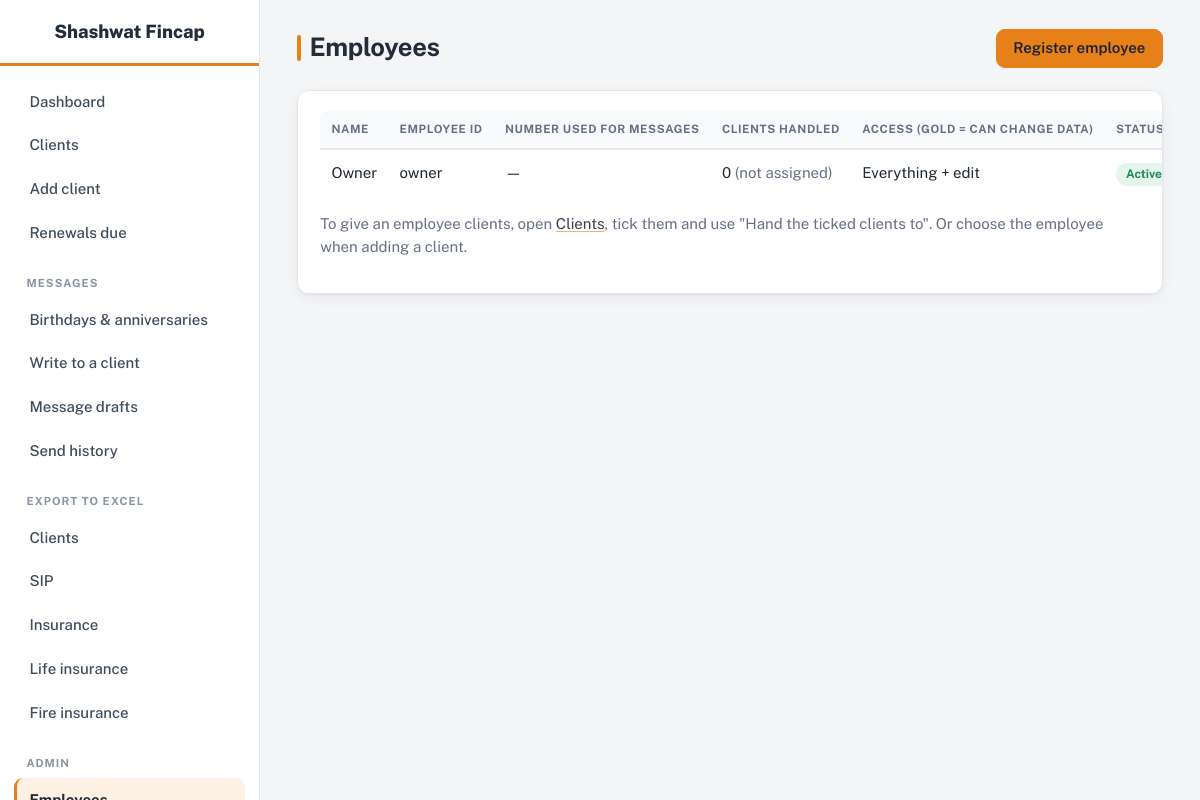
Page /employees (signed in) on the committed database.
### models.py (models this page shows, shortened)
class User(UserMixin, db.Model):
    id = db.Column(db.Integer, primary_key=True)
    username = db.Column(db.String(60), unique=True, nullable=False)
    full_name = db.Column(db.String(120), default="")
    password_hash = db.Column(db.String(255), nullable=False)
    role = db.Column(db.String(20), default="employee")  # owner | employee
    is_active_user = db.Column(db.Boolean, default=True)
    perms = db.Column(db.String(200), default="")  # comma separated keys of PERMISSIONS
    mobile = db.Column(db.String(20))        # number shown to clients / used for this employee's WhatsApp
    email = db.Column(db.String(150))        # used as Reply-To on emails sent for this employee's clients
    smtp_password = db.Column(db.String(500))  # this mailbox's password (stored encrypted)
    wa_phone_id = db.Column(db.String(40))   # optional: WhatsApp Business API phone-number ID of this employee
    created_at = db.Column(db.DateTime, default=datetime.utcnow)
    @property
    def is_active(self):
        return self.is_active_user
    @property
    def is_owner(self):
        return self.role == "owner"
    def can(self, perm):
        return self.is_owner or perm in (self.perms or "").split(",")

### app.py (the view)
@app.route("/employees")
@owner_required
def employees():
    counts = dict(db.session.query(Client.assigned_to, func.count(Client.id)).group_by(Client.assigned_to).all())
    return render_template("employees.html", users=User.query.order_by(User.role, User.username).all(),
                           counts=counts)

### app.py (called while the page is built)
@login_manager.user_loader
def load_user(uid):
    return db.session.get(User, int(uid))

def today():
    return (datetime.utcnow() + timedelta(hours=5, minutes=30)).date()

def owner_required(f):
    @wraps(f)
    def w(*a, **k):
        if not current_user.is_authenticated:
            return login_manager.unauthorized()
        if not current_user.is_owner:
            abort(403)
        return f(*a, **k)
    return w

def logo_url():
    for ext in ("png", "svg", "jpg", "jpeg", "webp"):
        if os.path.exists(os.path.join(app.static_folder, f"logo.{ext}")):
            return url_for("static", filename=f"logo.{ext}")
    return os.getenv("LOGO_URL") or DEFAULT_LOGO

def email_enabled():
    if messaging.email_configured():
        return True
    try:
        return db.session.query(User.id).filter(User.smtp_password.isnot(None)).first() is not None
    except Exception:  # noqa
        db.session.rollback()
        return False

@app.context_processor
def inject():
    return dict(COMPANY=COMPANY, WEBSITE=WEBSITE, today=today(), logo=logo_url(), shared_mail=SHARED_MAIL,
                email_ok=email_enabled(), wa_api_ok=messaging.whatsapp_api_configured())

@app.after_request
def headers(resp):
    resp.headers["X-Frame-Options"] = "DENY"
    resp.headers["X-Content-Type-Options"] = "nosniff"
    resp.headers["Referrer-Policy"] = "same-origin"
    return resp

### messaging.py (called while the page is built)
def _smtp_settings():
    user = (os.getenv("SMTP_USER") or "").strip()
    pw = (os.getenv("SMTP_PASSWORD") or "").replace(" ", "")  # Google shows the App Password with spaces
    return user, pw

def email_api_provider():
    p = (os.getenv("EMAIL_API") or "").strip().lower()
    if p == "gmail":
        need = ("GMAIL_CLIENT_ID", "GMAIL_CLIENT_SECRET", "GMAIL_REFRESH_TOKEN")
        return "gmail" if all((os.getenv(k) or "").strip() for k in need) else ""
    return p if p in ("resend", "brevo") and (os.getenv("EMAIL_API_KEY") or "").strip() else ""

def email_configured():
    if email_api_provider():
        return True
    user, pw = _smtp_settings()
    placeholder = user.startswith("youraddress") or pw.startswith("your-16")
    return bool(user and pw and not placeholder)

def whatsapp_api_configured():
    return bool(os.getenv("WHATSAPP_TOKEN"))

### templates/employees.html (shortened to what this page needs)
{% extends "base.html" %}{% block title %}Employees{% endblock %}
{% block content %}
<div class="topbar"><h1>Employees</h1><a class="btn gold" href="{{ url_for('employee_edit') }}">Register employee</a></div>
<div class="panel scroll"><table class="t"><thead><tr><th>Name</th><th>Employee ID</th><th>Number used for messages</th><th>Clients handled</th><th>Access (gold = can change data)</th><th>Status</th><th></th></tr></thead><tbody>
{% for u in users %}
<tr><td>{{ u.full_name or '—' }}</td><td>{{ u.username }}</td>
<td>{{ u.mobile or '—' }}{% if u.email %}<br><span class="muted">{{ u.email }}</span>{% endif %}</td>
<td>{% if u.is_owner %}{{ counts.get(None, 0) }} <span class="muted">(not assigned)</span>{% else %}<a href="{{ url_for('clients', handler=u.id) }}">{{ counts.get(u.id, 0) }}</a>{% endif %}</td>
<td>{% if u.is_owner %}Everything + edit{% else %}{% for p in (u.perms or '').split(',') if p %}<span class="pill {{ 'warn' if p in PERM_ACT else '' }}">{{ p|title }}</span> {% else %}<span class="muted">Dashboard only</span>{% endfor %}{% endif %}</td>
<td><span class="pill {{ 'ok' if u.is_active_user else 'bad' }}">{{ 'Active' if u.is_active_user else 'Disabled' }}</span></td>
</tr>
{% endfor %}</tbody></table>
<p class="muted">To give an employee clients, open <a href="{{ url_for('clients') }}">Clients</a>, tick them and use "Hand the ticked clients to". Or choose the employee when adding a client.</p></div>
{% endblock %}

### static/style.css (style rules this page uses)
:root { --accent:#e8801a; --accent-dark:#cf6d0c; --accent-soft:#fdf1e3; --brand:#33414f; --brand-dark:#222d38; --bg:#f4f5f7; --card:#ffffff; --line:#e3e6ea; --line-strong:#cfd5dc; --text:#1f2933; --muted:#667085; --ok:#1f8a5b; --bad:#c0392b; --radius:12px; --shadow:0 1px 2px rgba(16,24,40,.05),0 4px 14px rgba(16,24,40,.05); --ink:var(--brand); --ink-2:var(--brand-dark); --brass:var(--accent); --brass-soft:var(--accent-soft); --paper:var(--bg); }
* { box-sizing:border-box }
html { scroll-behavior:smooth }
body { margin:0;font-family:"Public Sans",system-ui,-apple-system,"Segoe UI",sans-serif;background:var(--bg);color:var(--text);font-size:15px;line-height:1.55;-webkit-font-smoothing:antialiased }
h1,h2,h3 { font-family:"Public Sans",system-ui,sans-serif;font-weight:700;letter-spacing:-.015em;color:var(--brand-dark);margin-top:0 }
h1 { font-size:1.6rem;margin:0;line-height:1.25 }
a { color:var(--brand);text-decoration-color:rgba(232,128,26,.6);text-underline-offset:2px }
.topbar { display:flex;justify-content:space-between;align-items:center;gap:1rem;margin-bottom:1.4rem;flex-wrap:wrap }
.topbar h1 { position:relative;padding-left:.8rem }
.topbar h1::before { content:"";position:absolute;left:0;top:.2rem;bottom:.2rem;width:4px;border-radius:4px;background:var(--accent) }
.panel { background:var(--card);border:1px solid var(--line);border-radius:var(--radius);padding:1.25rem 1.4rem;margin-bottom:1.25rem;box-shadow:var(--shadow) }
table.t { width:100%;border-collapse:collapse }
table.t th { text-align:left;font-weight:700;color:var(--muted);font-size:.72rem;letter-spacing:.05em;text-transform:uppercase;padding:.6rem .7rem;border-bottom:2px solid var(--line);white-space:nowrap;background:#f9fafb }
table.t th:first-child { border-top-left-radius:8px }
table.t td { padding:.7rem;border-bottom:1px solid var(--line);vertical-align:top }
table.t tbody tr:last-child td { border-bottom:0 }
.scroll { overflow-x:auto }
.btn { display:inline-flex;align-items:center;justify-content:center;gap:.4rem;border:1px solid var(--brand);background:var(--brand);color:#fff;padding:.54rem 1.05rem;border-radius:9px;text-decoration:none;cursor:pointer;font:inherit;font-weight:600;line-height:1.3;transition:background .15s,border-color .15s,box-shadow .15s }
.btn.gold { background:var(--accent);border-color:var(--accent);color:#1b2430 }
.pill { display:inline-block;padding:.12rem .62rem;border-radius:99px;font-size:.75rem;font-weight:700;background:#edf0f3;color:var(--brand) }
.pill.ok { background:#e4f5ec;color:var(--ok) }
.muted { color:var(--muted) }

### rows in the picture
User: full_name "Owner", username "owner", mobile "—", get "0", role "Everything + edit", is_active_user "Active"

### other values in the picture
{{ COMPANY }} "Shashwat Fincap"
